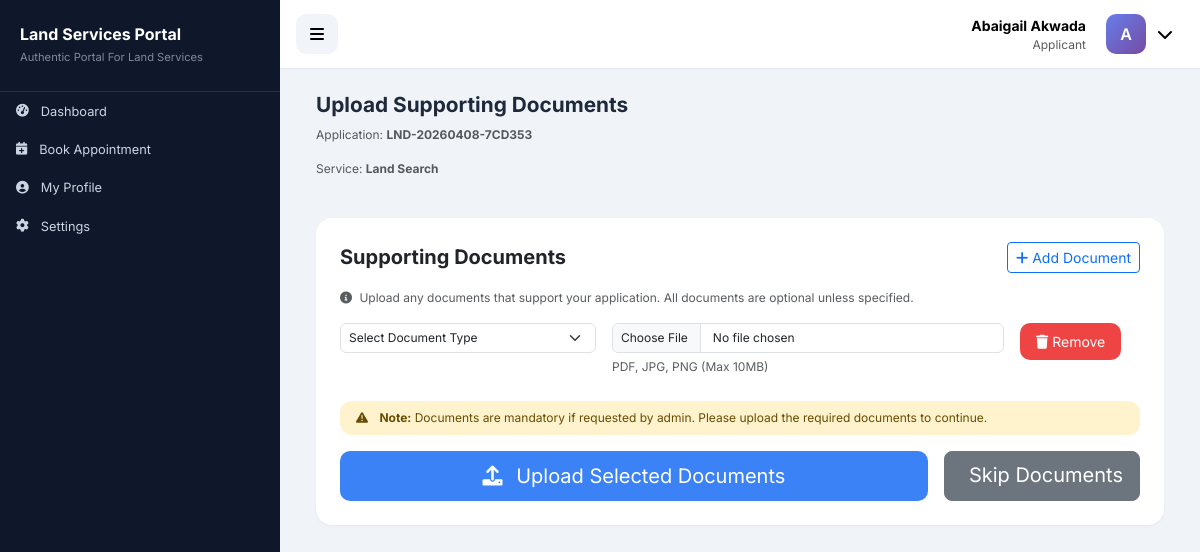
Screenshot of /upload_documents/18 (signed in) with the database file from the repository.
### tables this page shows
CREATE TABLE applications (
            id INTEGER PRIMARY KEY AUTOINCREMENT,
            application_number TEXT UNIQUE NOT NULL,
            user_id INTEGER NOT NULL,
            service_type TEXT NOT NULL,
            property_location TEXT NOT NULL,
            property_size REAL,
            title_deed_number TEXT,
            status TEXT DEFAULT 'pending',
            created_at TIMESTAMP DEFAULT CURRENT_TIMESTAMP,
            updated_at TIMESTAMP, applicant_notes TEXT, is_paid BOOLEAN DEFAULT 0, submitted_at TIMESTAMP,
            FOREIGN KEY (user_id) REFERENCES users(id)
        );

### app.py (the view, shortened to what this page needs)
@app.route('/upload_documents/<int:app_id>', methods=['GET', 'POST'])
@login_required
def upload_documents(app_id):
    conn = get_db()
    application = conn.execute('SELECT * FROM applications WHERE id = ? AND user_id = ?',
                               (app_id, session['user_id'])).fetchone()
    if not application:
        flash('Application not found', 'danger')
        return redirect(url_for('my_applications'))
    is_reupload = request.args.get('reupload', False)
    requested_documents = []
    conn.close()
    return render_template('upload_documents.html',
                           application=application,
                           is_reupload=is_reupload,
                           requested_documents=requested_documents)

### app.py (called while the page is built)
def get_db():
    import sqlite3
    conn = sqlite3.connect(DATABASE_PATH)
    conn.row_factory = sqlite3.Row
    return conn

def login_required(f):
    @wraps(f)
    def decorated_function(*args, **kwargs):
        if 'user_id' not in session:
            flash('Please login to access this page', 'warning')
            return redirect(url_for('login'))
        return f(*args, **kwargs)
    return decorated_function

@app.context_processor
def inject_datetime():
    return {'datetime': datetime}

### templates/upload_documents.html (shortened to what this page needs)
{% extends "base_private.html" %}
{% block content %}
<div class="container-fluid">
    <div class="row mb-4">
        <div class="col-12">
            <h2 class="fw-bold">
                {% if is_reupload %}
                    Additional Documents Required
                {% else %}
                    Upload Supporting Documents
                {% endif %}
            </h2>
            <p class="text-muted">Application: <strong>{{ application.application_number }}</strong></p>
            <p class="text-muted">Service: <strong>{{ application.service_type|replace('_', ' ')|title }}</strong></p>
        </div>
    </div>
    <div class="card">
        <div class="card-body p-4">
            <form method="POST" enctype="multipart/form-data" id="uploadForm">
                <div class="mb-4">
                    <div class="d-flex justify-content-between align-items-center mb-3">
                        <h5 class="fw-bold mb-0">
                            {% if is_reupload %}
                                Required Documents
                            {% else %}
                                Supporting Documents
                            {% endif %}
                        </h5>
                        <button type="button" class="btn btn-sm btn-outline-primary" id="addDocumentBtn">
                            <i class="fas fa-plus me-1"></i>Add Document
                        </button>
                    </div>
                    <p class="text-muted small mb-3">
                        <i class="fas fa-info-circle me-1"></i>
                        Upload any documents that support your application. All documents are optional unless specified.
                    </p>
                    <div id="documentsContainer">
                        <div class="document-row mb-3" id="docRow1">
                            <div class="row g-3">
                                <div class="col-md-4">
                                    <select name="document_type[]" class="form-select document-select" data-row="1" required>
                                        <option value="">Select Document Type</option>
                                    </select>
                                </div>
                                <div class="col-md-6">
                                    <input type="file" name="document_file[]" class="form-control" accept=".pdf,.jpg,.png,.jpeg">
                                    <small class="text-muted">PDF, JPG, PNG (Max 10MB)</small>
                                </div>
                                <div class="col-md-2">
                                    <button type="button" class="btn btn-danger btn-sm remove-doc" data-row="1">
                                        <i class="fas fa-trash"></i> Remove
                                    </button>
                                </div>
                            </div>
                        </div>
                    </div>
                </div>
                <div class="alert alert-warning">
                    <i class="fas fa-exclamation-triangle me-2"></i>
                    <strong>Note:</strong> Documents are mandatory if requested by admin. Please upload the required documents to continue.
                </div>
                <div class="d-flex gap-3">
                    <button type="submit" class="btn btn-primary btn-lg flex-grow-1">
                        <i class="fas fa-upload me-2"></i>
                        {% if is_reupload %}Submit Required Documents{% else %}Upload Selected Documents{% endif %}
                    </button>
                    {% if not is_reupload %}
                    <a href="{{ url_for('make_payment', app_id=application.id) }}" class="btn btn-secondary btn-lg">
                        Skip Documents
                    </a>
                    {% endif %}
                </div>
            </form>
        </div>
    </div>
</div>
{% endblock %}

### static/css/custom.css (style rules this page uses)
.form-control, .form-select { font-size: 0.75rem !important; padding: 0.3rem 0.5rem !important; }
.alert { font-size: 0.75rem !important; padding: 0.5rem 1rem !important; }
h2.fw-bold { font-size: 1.3rem !important; }
.text-muted { font-size: 0.75rem !important; }

### templates/base_private.html (style rules this page uses)
* { margin: 0; padding: 0; box-sizing: border-box; }
body { font-family: 'Inter', sans-serif; background: #f0f4f8; color: #1e293b; }
.card { border: none; border-radius: 16px; box-shadow: 0 1px 3px rgba(0, 0, 0, 0.05); transition: transform 0.2s; }
.btn-primary { background: #3b82f6; border: none; border-radius: 10px; padding: 10px 20px; transition: all 0.2s; }
.btn-danger { background: #ef4444; border: none; border-radius: 10px; padding: 8px 16px; transition: all 0.2s; }
.alert { border-radius: 12px; border: none; }

### rows the page displays
applications: application_number "LND-20260408-7CD353", service_type "Land Search"

### other values shown
{{ session.user_name }} "Abaigail Akwada"
{{ session.user_type|title }} "Applicant"
{{ session.user_name[0] if session.user_name else 'U' }} "A"
